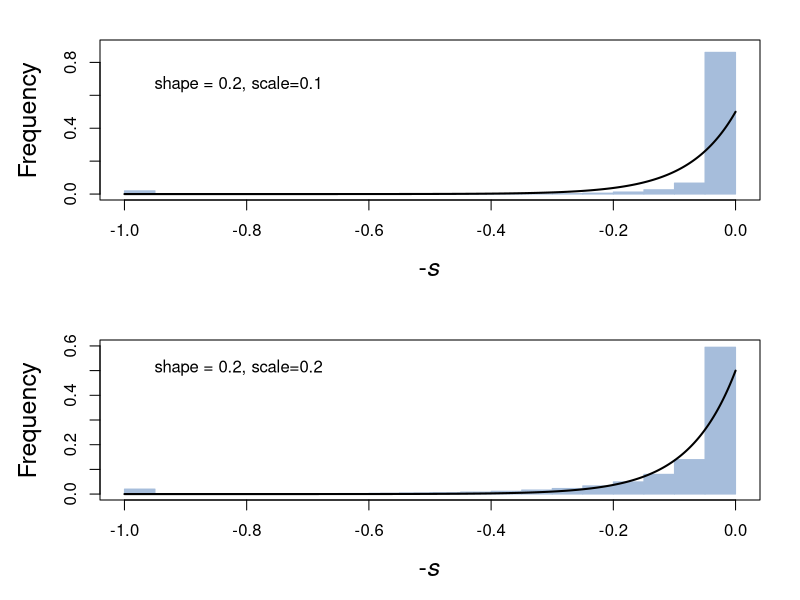

The R source for this figure:
par(mfrow=c(2,1),mar=c(5,5,2,2),xpd=TRUE)


# shape = 02, scale= 0.1
sDist <- rgamma(100000,shape=0.2,scale=0.1)
sDist[1:2000] <- sample(seq(0.96,1,0.01),2000,replace=TRUE)

starts <- seq(0,0.95,0.05)
counts <- rep(NA,20)
for(i in 1:length(starts)){
  counts[i] <- sum(sDist > starts[i] & sDist <= (starts[i] + 0.05))
}
props <- counts/100000
h <- 0.5*(exp(-13*seq(0,1,0.0001)))

plot(c(-1,0),c(0,0.9),xlab=expression(paste("-",italic(""*s*""))),ylab="Frequency",type="n",cex.lab=1.5)
text(x=-1.25,y=1,labels="A",cex=2)
for(i in 1:length(starts)){
  rect(xright=0-(starts[i]),xleft=0-(starts[i]+0.05),ybottom=0,ytop=props[i],col="#a6bddb",border="#a6bddb")
}
lines(rev(-seq(0,1,0.0001)),rev(h),lwd=2,col="black")

legend(x=-1,y=0.8,legend="shape = 0.2, scale=0.1",bty="n")




# shape = 0.2, scale= 0.2
sDist <- rgamma(100000,shape=0.4,scale=0.2)
sDist[1:2000] <- sample(seq(0.96,1,0.01),2000,replace=TRUE)

starts <- seq(0,0.95,0.05)
counts <- rep(NA,20)
for(i in 1:length(starts)){
  counts[i] <- sum(sDist > starts[i] & sDist <= (starts[i] + 0.05))
}
props <- counts/100000
h <- 0.5*(exp(-13*seq(0,1,0.0001)))

plot(c(-1,0),c(0,0.6),xlab=expression(paste("-",italic(""*s*""))),ylab="Frequency",type="n",cex.lab=1.5)
text(x=-1.25,y=0.65,labels="B",cex=2)
for(i in 1:length(starts)){
  rect(xright=0-(starts[i]),xleft=0-(starts[i]+0.05),ybottom=0,ytop=props[i],col="#a6bddb",border="#a6bddb")
}
lines(rev(-seq(0,1,0.0001)),rev(h),lwd=2,col="black")

legend(x=-1,y=0.6,legend="shape = 0.2, scale=0.2",bty="n")
